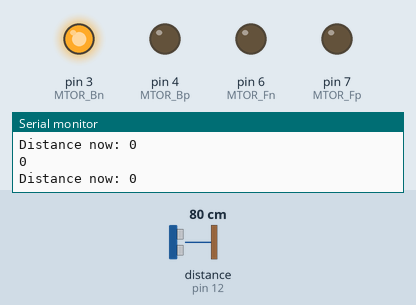
Simulated run of this sketch. Board: Arduino Uno, built with avr-gcc and run on an emulated ATmega328P. Parts: output pins drawn as LEDs (lit = HIGH), the last lines printed to the serial monitor. Wiring (inferred from the names in the program): ultrasonic range finder: trigger pin 13; echo pin 12. Dashed ring = blinking. The inputs (shaded band) are chosen by the test bench; at power-on: distance to the obstacle (sensor on pin 12) 80 cm. The echo pulse lasts 58.3 µs per cm; pins used as bus, display or sensor lines are not drawn.

Above: at 2.5 s.
2.6 s: distance to the obstacle (sensor on pin 12) set to 75 cm
At 3.4 s:
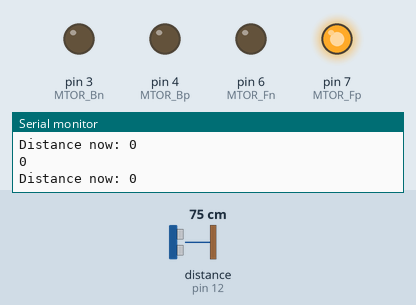
5.6 s: distance to the obstacle (sensor on pin 12) set to 24 cm
7.2 s: distance to the obstacle (sensor on pin 12) set to 19 cm
At 8.7 s:
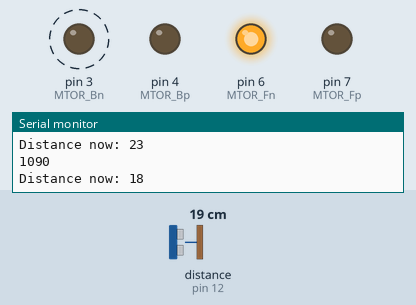
10.2 s: distance to the obstacle (sensor on pin 12) set to 35 cm
At 11.8 s:
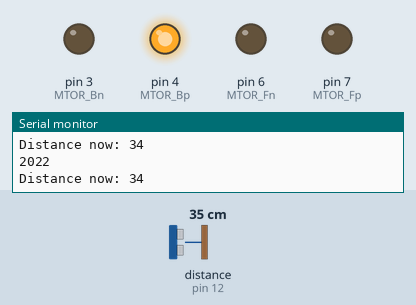
12.8 s: distance to the obstacle (sensor on pin 12) set to 2 cm
At 13.8 s:
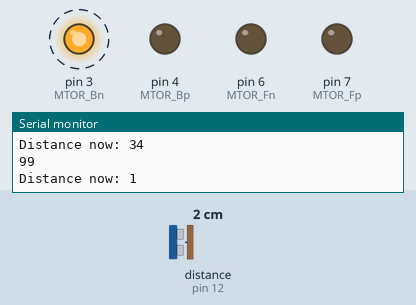
Timing chart, 0 to 16.8 s (numbered marks = the images above; inputs shaded):
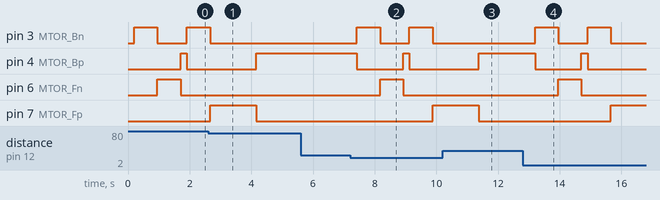

The sketch:

homework_s4.ino
```cpp
#define LIMIT_DISTANCE 20 //cm
#define LIMIT_BLOCK_TIME 2000 // ms
#define TIME_QUARTER_TURN 750 // ms

// srf05 pin
#define TRIG 13
#define ECHO 12

// motor pin
#define MTOR_Fp 7 // front wheel, for direction
#define MTOR_Fn 6 // DEFAULT: CW
#define MTOR_Bp 4 // back wheel, for acceleration
#define MTOR_Bn 3 // DEFAULT: POS

void setup() {
  Serial.begin(9600);

  pinMode(TRIG, OUTPUT);
  pinMode(MTOR_Fp, OUTPUT);
  pinMode(MTOR_Fn, OUTPUT);
  pinMode(MTOR_Bp, OUTPUT);
  pinMode(MTOR_Bn, OUTPUT);

  pinMode(ECHO, INPUT);
}

void loop() {
  static int srf05_block_count = 0;
  static signed int srf05_last_block = 0;

  // get Distance
  int srf05_distance = srf05_getDistance();
  delay(200);

  if (srf05_distance <= LIMIT_DISTANCE)
  {
    srf05_block_count++;
    srf05_last_block = millis();

    // run backward a lil bit then stop the back wheel
    digitalWrite(MTOR_Bp, LOW);
    digitalWrite(MTOR_Bn, HIGH);
    delay(750);
    digitalWrite(MTOR_Bn, LOW);

    if (srf05_block_count == 1)
      srf05_solve_first();
    else if (srf05_block_count == 2)
      srf05_solve_second();
    else if (srf05_block_count == 3)
      srf05_solve_third(); // may stuck forever here

  }
  else if (millis() - srf05_last_block > LIMIT_BLOCK_TIME) // reset block count
    srf05_block_count = 0;

  // always running back wheel
  digitalWrite(MTOR_Bp, HIGH);
  digitalWrite(MTOR_Bn, LOW);
}

int srf05_getDistance()
{
  digitalWrite(TRIG, LOW);
  delayMicroseconds(10);
  digitalWrite(TRIG, HIGH);
  delayMicroseconds(50);
  digitalWrite(TRIG, LOW);

  long responseTime = pulseIn(ECHO, HIGH, 5000);

  Serial.println(responseTime);

  int distance = (float)(responseTime / 2) * ( 340.0 * 100 / 1000000);

  Serial.print("Distance now: ");
  Serial.println(distance);
  return distance;
}

void srf05_solve_first()
{
  // just turn left ONCE = CCW
  digitalWrite(MTOR_Fp, LOW);
  digitalWrite(MTOR_Fn, HIGH);
  delay(TIME_QUARTER_TURN); // change this if not enough
  digitalWrite(MTOR_Fn, LOW);
}

void srf05_solve_second()
{
  // turn right TWICE = CW x 2
  digitalWrite(MTOR_Fp, HIGH);
  digitalWrite(MTOR_Fn, LOW);
  delay(TIME_QUARTER_TURN * 2); // change this if not enough
  digitalWrite(MTOR_Fp, LOW);
}

void srf05_solve_third()
{
  // spin to find a way out
  digitalWrite(MTOR_Fn, LOW);
  while (srf05_getDistance() <= LIMIT_DISTANCE)
  {
    digitalWrite(MTOR_Fp, HIGH);
    delay(250);
    digitalWrite(MTOR_Fp, LOW);
  }
}
```

Measured:
- the behaviour switches between 79 and 78 cm on distance to the obstacle (sensor on pin 12) (found by bisection; images 0 and 1)
- the behaviour switches between 22 and 21 cm on distance to the obstacle (sensor on pin 12) (found by bisection; images 1 and 2)
- after the input at 2.6 s, pin 3 (MTOR_Bn): goes on until 2.7 s, then stays LOW; pin 4 (MTOR_Bp): goes on until 4.2 s, then stays HIGH; pin 7 (MTOR_Fp): goes on until 4.2 s, then stays LOW
- after the input at 7.2 s, pin 3 (MTOR_Bn): alternates HIGH for 0.75 s and LOW for 0.95 s, starting after 0.22 s; pin 4 (MTOR_Bp): HIGH → LOW after 0.22 s, → HIGH 1.5 s later, → LOW 0.20 s later; pin 6 (MTOR_Fn): LOW → HIGH after 0.97 s, → LOW 0.75 s later; pin 7 (MTOR_Fp): LOW → HIGH after 2.7 s
- after the input at 10.2 s, pin 3 (MTOR_Bn): stays LOW (without the input it goes to HIGH after 1.4 s); pin 4 (MTOR_Bp): goes on until 11.4 s, then stays HIGH; pin 7 (MTOR_Fp): goes on until 11.4 s, then stays LOW
- after the input at 12.8 s, pin 3 (MTOR_Bn): alternates HIGH for 0.75 s and LOW for 0.95 s, starting after 0.40 s; pin 4 (MTOR_Bp): HIGH → LOW after 0.40 s, → HIGH 1.5 s later, → LOW 0.20 s later; pin 6 (MTOR_Fn): LOW → HIGH after 1.2 s, → LOW 0.75 s later; pin 7 (MTOR_Fp): LOW → HIGH after 2.9 s
